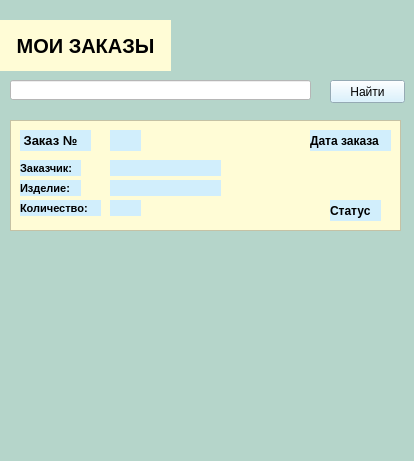
<?xml version="1.0" encoding="UTF-8"?>
<ui version="4.0">
 <class>Form</class>
 <widget class="QWidget" name="Form">
  <property name="geometry">
   <rect>
    <x>0</x>
    <y>0</y>
    <width>414</width>
    <height>461</height>
   </rect>
  </property>
  <property name="windowTitle">
   <string>Form</string>
  </property>
  <property name="styleSheet">
   <string notr="true">background-color: rgb(181, 213, 202);</string>
  </property>
  <widget class="QLabel" name="label">
   <property name="geometry">
    <rect>
     <x>0</x>
     <y>20</y>
     <width>171</width>
     <height>51</height>
    </rect>
   </property>
   <property name="font">
    <font>
     <pointsize>-1</pointsize>
     <weight>75</weight>
     <bold>true</bold>
    </font>
   </property>
   <property name="styleSheet">
    <string notr="true">QLabel {
	background-color: rgb(255, 252, 214);
	color: rgb(000, 000, 000);
    
    font-size: 20px; /* Размер шрифта */
    font-weight: bold; /* Жирный шрифт */
}</string>
   </property>
   <property name="text">
    <string>   МОИ ЗАКАЗЫ</string>
   </property>
  </widget>
  <widget class="QLineEdit" name="lineEdit">
   <property name="geometry">
    <rect>
     <x>10</x>
     <y>80</y>
     <width>301</width>
     <height>20</height>
    </rect>
   </property>
   <property name="styleSheet">
    <string notr="true">background-color: rgb(255, 255, 255);</string>
   </property>
  </widget>
  <widget class="QPushButton" name="pushButton">
   <property name="geometry">
    <rect>
     <x>330</x>
     <y>80</y>
     <width>75</width>
     <height>23</height>
    </rect>
   </property>
   <property name="styleSheet">
    <string notr="true">background-color: rgb(209, 238, 252);</string>
   </property>
   <property name="text">
    <string>Найти</string>
   </property>
  </widget>
  <widget class="QListView" name="listView">
   <property name="geometry">
    <rect>
     <x>10</x>
     <y>120</y>
     <width>391</width>
     <height>111</height>
    </rect>
   </property>
   <property name="styleSheet">
    <string notr="true">background-color: rgb(255, 252, 214);</string>
   </property>
  </widget>
  <widget class="QLabel" name="label_2">
   <property name="geometry">
    <rect>
     <x>20</x>
     <y>130</y>
     <width>71</width>
     <height>21</height>
    </rect>
   </property>
   <property name="styleSheet">
    <string notr="true">QLabel {

    background-color: rgb(209, 238, 252);
    font-size: 13px; /* Размер шрифта */
    font-weight: bold; /* Жирный шрифт */
}
</string>
   </property>
   <property name="text">
    <string> Заказ №</string>
   </property>
  </widget>
  <widget class="QLabel" name="label_3">
   <property name="geometry">
    <rect>
     <x>110</x>
     <y>130</y>
     <width>31</width>
     <height>21</height>
    </rect>
   </property>
   <property name="styleSheet">
    <string notr="true">background-color: rgb(209, 238, 252);</string>
   </property>
   <property name="text">
    <string/>
   </property>
  </widget>
  <widget class="QLabel" name="label_4">
   <property name="geometry">
    <rect>
     <x>20</x>
     <y>160</y>
     <width>61</width>
     <height>16</height>
    </rect>
   </property>
   <property name="styleSheet">
    <string notr="true">QLabel {

    background-color: rgb(209, 238, 252);
    font-size: 11px; /* Размер шрифта */
    font-weight: bold; /* Жирный шрифт */
}
</string>
   </property>
   <property name="text">
    <string>Заказчик:</string>
   </property>
  </widget>
  <widget class="QLabel" name="label_5">
   <property name="geometry">
    <rect>
     <x>20</x>
     <y>180</y>
     <width>61</width>
     <height>16</height>
    </rect>
   </property>
   <property name="styleSheet">
    <string notr="true">QLabel {

    background-color: rgb(209, 238, 252);
    font-size: 11px; /* Размер шрифта */
    font-weight: bold; /* Жирный шрифт */
}
</string>
   </property>
   <property name="text">
    <string>Изделие:</string>
   </property>
  </widget>
  <widget class="QLabel" name="label_6">
   <property name="geometry">
    <rect>
     <x>20</x>
     <y>200</y>
     <width>81</width>
     <height>16</height>
    </rect>
   </property>
   <property name="styleSheet">
    <string notr="true">QLabel {

    background-color: rgb(209, 238, 252);
    font-size: 11px; /* Размер шрифта */
    font-weight: bold; /* Жирный шрифт */
}
</string>
   </property>
   <property name="text">
    <string>Количество:</string>
   </property>
  </widget>
  <widget class="QLabel" name="label_7">
   <property name="geometry">
    <rect>
     <x>110</x>
     <y>160</y>
     <width>111</width>
     <height>16</height>
    </rect>
   </property>
   <property name="styleSheet">
    <string notr="true">background-color: rgb(209, 238, 252);</string>
   </property>
   <property name="text">
    <string/>
   </property>
  </widget>
  <widget class="QLabel" name="label_8">
   <property name="geometry">
    <rect>
     <x>110</x>
     <y>180</y>
     <width>111</width>
     <height>16</height>
    </rect>
   </property>
   <property name="styleSheet">
    <string notr="true">background-color: rgb(209, 238, 252);</string>
   </property>
   <property name="text">
    <string/>
   </property>
  </widget>
  <widget class="QLabel" name="label_9">
   <property name="geometry">
    <rect>
     <x>110</x>
     <y>200</y>
     <width>31</width>
     <height>16</height>
    </rect>
   </property>
   <property name="styleSheet">
    <string notr="true">background-color: rgb(209, 238, 252);</string>
   </property>
   <property name="text">
    <string/>
   </property>
  </widget>
  <widget class="QLabel" name="label_10">
   <property name="geometry">
    <rect>
     <x>330</x>
     <y>200</y>
     <width>51</width>
     <height>21</height>
    </rect>
   </property>
   <property name="styleSheet">
    <string notr="true">QLabel {

    font-size: 12px; /* Размер шрифта */
	background-color: rgb(209, 238, 252);
    font-weight: bold; /* Жирный шрифт */
}
</string>
   </property>
   <property name="text">
    <string>Статус</string>
   </property>
  </widget>
  <widget class="QLabel" name="label_11">
   <property name="geometry">
    <rect>
     <x>310</x>
     <y>130</y>
     <width>81</width>
     <height>21</height>
    </rect>
   </property>
   <property name="styleSheet">
    <string notr="true">QLabel {

    font-size: 12px; /* Размер шрифта */
	background-color: rgb(209, 238, 252);
    font-weight: bold; /* Жирный шрифт */
}
</string>
   </property>
   <property name="text">
    <string>Дата заказа</string>
   </property>
  </widget>
 </widget>
 <resources/>
 <connections/>
</ui>
